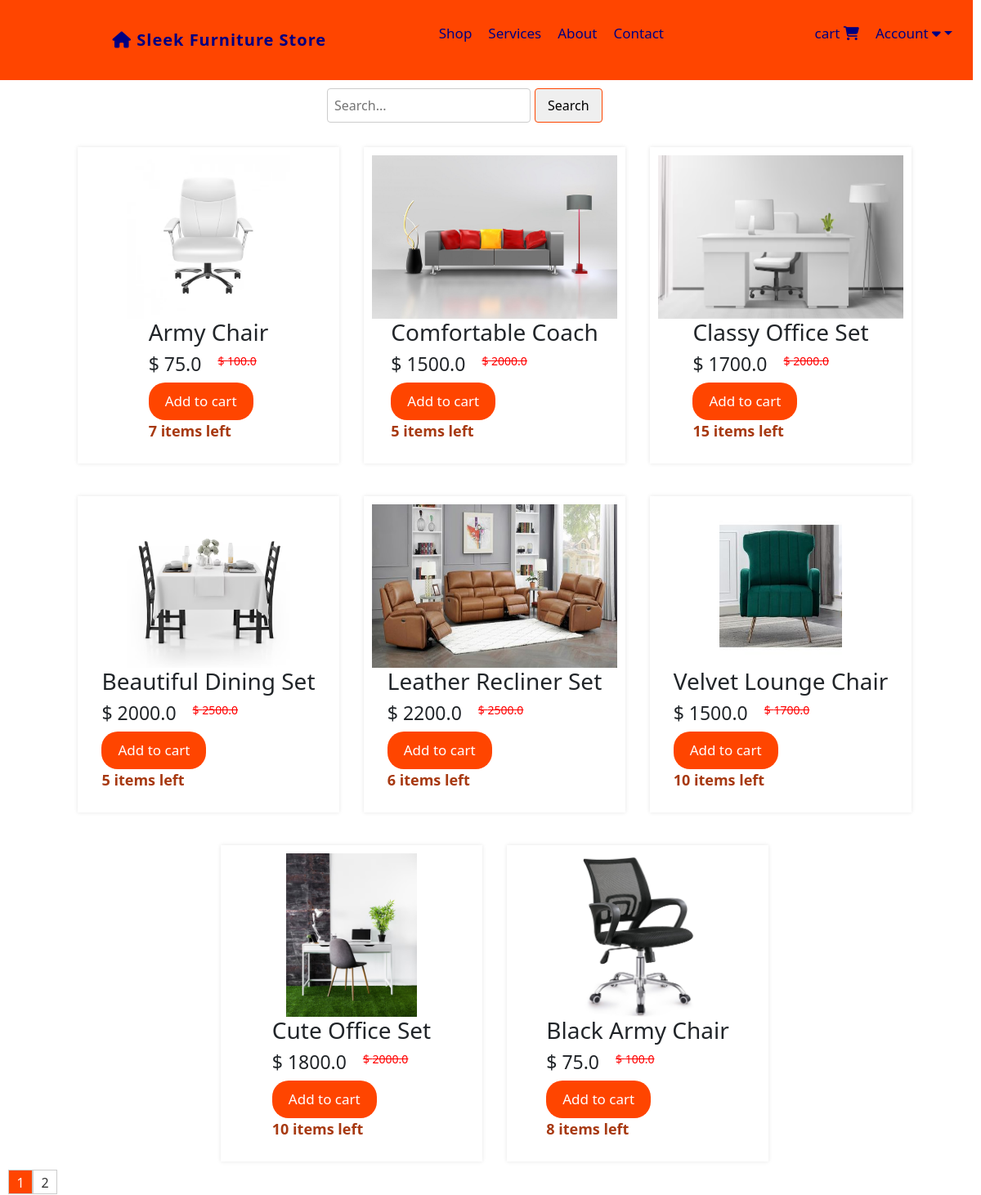
/all_products (signed in), run on the app's committed database.
### website/models.py (models this page shows, shortened)
class Product(db.Model):
    id = db.Column(db.Integer, primary_key=True)
    product_name = db.Column(db.String(100), nullable=False)
    current_price = db.Column(db.Float, nullable=False)
    previous_price = db.Column(db.Float, nullable=False)
    in_stock = db.Column(db.Integer, nullable=False)
    product_picture = db.Column(db.String(1000), nullable=False)
    flash_sale = db.Column(db.Boolean, default=False)
    date_added = db.Column(db.DateTime(), default=datetime.utcnow)
    carts = db.relationship('Cart', backref='product', cascade='all, delete-orphan')
    orders = db.relationship('Order', backref='product', cascade='all, delete-orphan')

### website/views.py (the view)
@views.route('/all_products')
@login_required
def products():
    page = request.args.get('page', 1, type=int)
    per_page = 8
    items = Product.query.paginate(page=page, per_page=per_page)
    cart_items = Cart.query.filter_by(customer_link=current_user.id).all() if current_user.is_authenticated else []
    return render_template('allproducts.html', items=items, cart=cart_items)

### website/__init__.py (called while the page is built)
def create_app():
    app = Flask(__name__)
    app.config['SECRET_KEY'] = 'Marymutiso' #For encrypting session data for auth etc.
    app.config['SQLALCHEMY_DATABASE_URI'] = f'sqlite:///{DB_NAME}'
    migrate = Migrate(app, db)
    db.init_app(app)
    @app.errorhandler(404)
    def page_not_found(error):
        return render_template('404.html'), 404
    login_manager = LoginManager()
    login_manager.init_app(app)
    login_manager.login_view = 'auth.login'
    @login_manager.user_loader
    def load_user(id):
        return Customer.query.get(int(id))
    from .views import views
    from .auth import auth
    from .admin import admin
    from .models import Customer, Product, Cart, Order
    app.register_blueprint(views, url_prefix='/')
    app.register_blueprint(auth, url_prefix='/')
    app.register_blueprint(admin, url_prefix='/')
    return app

### website/templates/allproducts.html (shortened to what this page needs)
{% extends 'base.html' %}
{% block content %}
<form class="search-form" role="search" action="/search" method="POST">
    <input name="search" type="search" placeholder="Search..." aria-label="Search">
    <button type="submit">Search</button>
</form>
<div class="homediv-container">
    {% for item in items %}
    <div class="home-products">
        <div class="product">
            <a href="{{ url_for('views.product', item_id=item.id) }}"><img class="displayimg" src="{{ item.product_picture }}" alt=""></a>
            <div class="product-details">
                <h3>{{ item.product_name }}</h6>
                <div class="price">
                    <h5>$ {{ item.current_price }}</h5>
                    <strike><p>$ {{ item.previous_price }}</p></strike>
                </div>
                <div class="actions">
                    <button><a href="/add-to-cart/{{ item.id }}">Add to cart</a></button>
                    <p style="color: rgb(167, 57, 17); font-weight: 600; font-size: 18px;">{{ item.in_stock }} items left</p>
                </div>
            </div>
        </div>
    </div>
    {% endfor %}
</div>
<div class="pagination">
    {% for page_num in items.iter_pages(left_edge=1, right_edge=1, left_current=1, right_current=2) %}
        {% if page_num %}
            {% if items.page == page_num %}
                <a href="{{ url_for('views.products', page=page_num) }}" class="current-page">{{ page_num }}</a>
            {% else %}
                <a href="{{ url_for('views.products', page=page_num) }}">{{ page_num }}</a>
            {% endif %}
        {% else %}
            <span class="ellipsis">...</span>
        {% endif %}
    {% endfor %}
</div>
{% endblock %}

### website/static/css/navigation.css (style rules this page uses)
body { font-family: 'Arial', sans-serif; margin: 0; padding: 0; background: #eaeaea; }
.displayimg { height: 202px; width: 180px; max-width: 100%; }

### website/static/css/home.css (style rules this page uses)
.homediv-container { display: flex; flex-wrap: wrap; gap: 20px; justify-content: center; }
.home-products { margin-top: 20px; margin-left: 10px; padding: 10px; align-items: center; box-shadow: 0 0 5px rgba(0, 0, 0, 0.1); }
.product { display: flex; flex-direction: column; width: 300px; align-items: center; }
.product img { max-width: 100%; width: 100%; height: 200px; }
.product-details { flex: 1; }
.product-details h3 { font-size: 28px; }
.price { display: flex; align-items: center; }
.price h5 { margin-right: 20px; font-size: 23px; }
.price strike { font-size: 14px; color: red; }
.actions a { text-decoration: none; }
.actions button { color: #fff; background-color: orangered; padding: 10px 20px; font-size: 17px; border: none; border-radius: 20px; }
.actions button a { color: #fff; }
.pagination { display: flex; margin-left: 10px; margin-top: 10px; }
.pagination a { display: inline-block; width: 30px; height: 30px; text-align: center; line-height: 30px; border: 1px solid #ccc; text-decoration: none; color: #333; }
.pagination a.current-page { background-color: orangered; color: white; }
.search-form { display: flex; align-items: center; margin: 10px auto; width: 400px; }
.search-form input[type="search"] { padding: 8px; border-radius: 4px; border: 1px solid #ccc; margin-right: 5px; }
.search-form button { padding: 8px 15px; border-radius: 4px; border: 1px solid orangered; cursor: pointer; }

### data on the page
Product: product_picture (picture), product_name "Army Chair", current_price "75.0", previous_price "100.0", in_stock "7"
Product: product_picture (picture), product_name "Comfortable Coach", current_price "1500.0", previous_price "2000.0", in_stock "5"
Product: product_picture (picture), product_name "Classy Office Set", current_price "1700.0", previous_price "2000.0", in_stock "15"
Product: product_picture (picture), product_name "Beautiful Dining Set", current_price "2000.0", previous_price "2500.0", in_stock "5"
Product: product_picture (picture), product_name "Leather Recliner Set", current_price "2200.0", previous_price "2500.0", in_stock "6"
Product: product_picture (picture), product_name "Velvet Lounge Chair", current_price "1500.0", previous_price "1700.0", in_stock "10"
Product: product_picture (picture), product_name "Cute Office Set", current_price "1800.0", previous_price "2000.0", in_stock "10"
Product: product_picture (picture), product_name "Black Army Chair", current_price "75.0", previous_price "100.0", in_stock "8"

### other printed values
{{ page_num }} "1"
{{ page_num }} "2"
